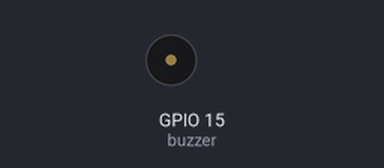
Recording of a program running on a simulated ESP32 board running MicroPython. Parts: buzzer (waves = sounding).

Above: at 0.65 s.
At 5.15 s:
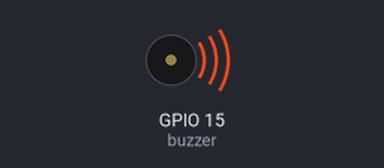
Timing chart, 0 to 7.8 s (numbered marks = the images above):
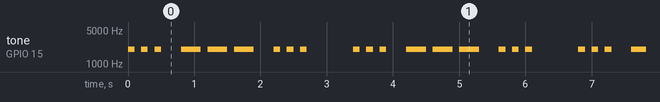

The program:

SOSpasivo.py
```python
from machine import Pin, PWM
import time

buzzer = PWM(Pin(15))
buzzer.freq(2000)       # 2 kHz

# unidad de tiempo: duración de punto y
# de separación entre señales
ut = 0.1
# espacio entre letras 3ut = ut + 2ut
ut2 = 2*ut
# Duración de raya
ut3 = 3*ut
# espacio entre palabras 7Ut = ut + 6ut
ut7 = 6*ut
while True:
    for i in range(3):
        buzzer.duty(512)
        time.sleep(ut)
        buzzer.duty(0)
        time.sleep(ut)

    time.sleep(ut2)

    for i in range(3):
        buzzer.duty(512)
        time.sleep(ut3)
        buzzer.duty(0)
        time.sleep(ut)

    time.sleep(ut2)

    for i in range(3):
        buzzer.duty(512)
        time.sleep(ut)
        buzzer.duty(0)
        time.sleep(ut)

    time.sleep(ut7)
```

Measured:
- by itself, tone on GPIO 15 (buzzer): repeats every 3.4 s: 2 × (silent 0.10 s, 2000 Hz 0.10 s), silent 0.30 s, 2 × (2000 Hz 0.30 s, silent 0.10 s), 2000 Hz 0.30 s, silent 0.30 s, 2 × (2000 Hz 0.10 s, silent 0.10 s), 2000 Hz 0.10 s, silent 0.70 s, 2000 Hz 0.10 s
